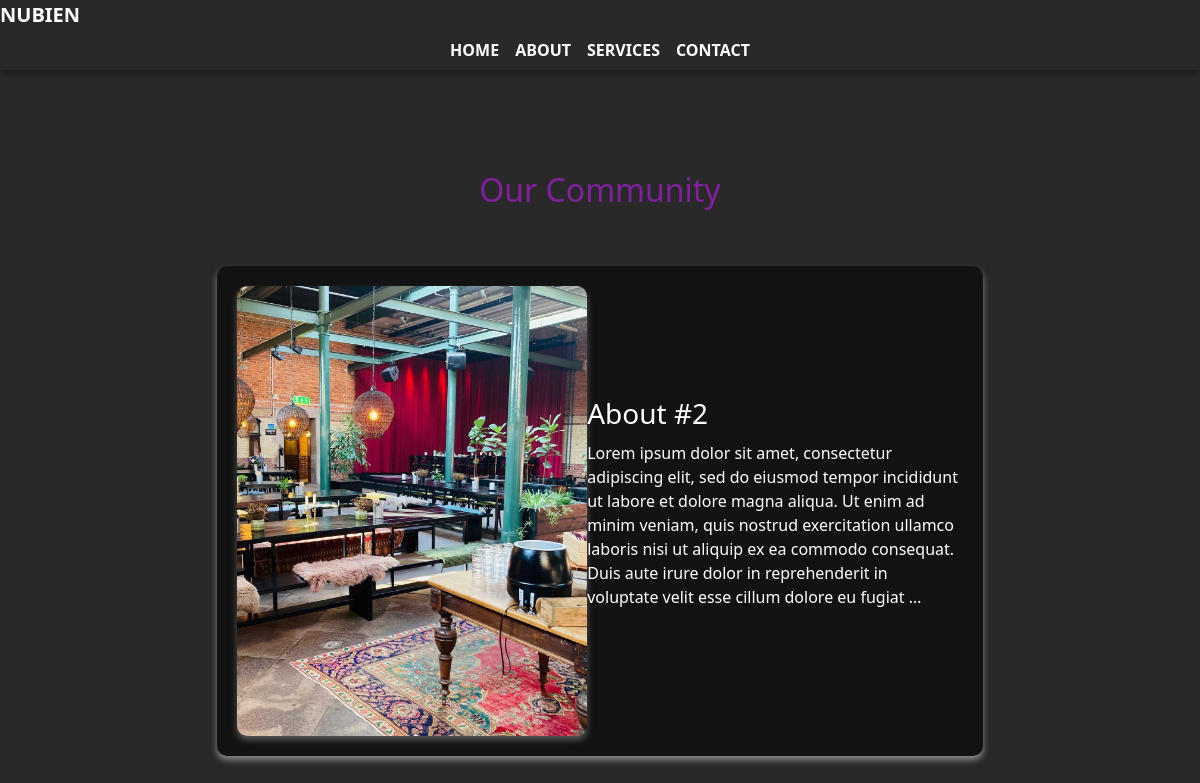
/about/7/, run on the app's committed database.
### nubien_blog/models.py (models this page shows, shortened)
class BlogPost(models.Model):
    category = models.ForeignKey(
        'Category',
        on_delete=models.SET_NULL,
        null=True,
        blank=True,
        related_name='blog_posts'
    )
    title = models.CharField(max_length=150)
    content = models.TextField()
    image = models.ImageField(upload_to='blog_images/', blank=True, null=True)
    alt_text = models.CharField(max_length=255, blank=True)
    created_at = models.DateTimeField(auto_now_add=True)
    updated_at = models.DateTimeField(auto_now=True)

### nubien_blog/views.py (the view)
# urls.py: path('about/', views.about, name='about'),  # About page
def about(request, id=None):
    home_content = HomePageContent.objects.first()  # Fetches the first content
    if id:
        blog_post = get_object_or_404(BlogPost, id=id)
        return render(request, 'about.html', {'home_content': home_content, 'blog_posts': [blog_post]})
    blog_posts = BlogPost.objects.all()
    return render(request, 'about.html', {'home_content': home_content, 'blog_posts': blog_posts})

### nubien_blog/templates/about.html (shortened to what this page needs)
{% load static %}
<!DOCTYPE html>
<html lang="en">
<head>
    <link href="https://cdn.jsdelivr.net/npm/bootstrap@5.0.1/dist/css/bootstrap.min.css" rel="stylesheet">
    <link rel="stylesheet" href="{% static 'css/about.css' %}">
    <link rel="stylesheet" href="{% static 'css/nav.css' %}">
</head>
<body>
    {% include 'nav.html' %}
<section class="blog-list">
    <h2>Our Community</h2>
    {% for blog in blog_posts %}
        <div class="blog-item">
            <div class="blog-content">
                <div class="blog-text">
                    <h3>{{ blog.title }}</h3>
                    <p>{{ blog.content|truncatewords:50 }}</p>
                </div>
                {% if blog.image %}
                    <div class="blog-image">
                        <img src="{{ blog.image.url }}" alt="{{ blog.title }}">
                    </div>
                {% endif %}
            </div>
        </div>
    {% empty %}
        <p>No blog posts available.</p>
    {% endfor %}
</section>
</body>
</html>

### static/css/about.css (style rules this page uses)
* { margin: 0; padding: 0; border: none; }
h2 { margin-top: auto; padding-top: 7%; color: #81209c; text-align: center; }
body { background-color: #2a2929; }
img { width: 350px; height: 450px; object-fit: cover; border-radius: 10px; box-shadow: 0 4px 6px rgba(223, 211, 211, 0.3); }
html, body { height: 100%; }
.blog-list { display: flex; flex-direction: column; gap: 3rem; padding: 20px; justify-content: center; }
.blog-item { display: flex; flex-direction: row; gap: 2rem; padding: 20px; background: #121212; color: white; border-radius: 10px; box-shadow: 0 4px 6px rgba(236, 231, 231, 0.5); width: 66%; max-width: 1200px; margin: 0 auto; }
.blog-content { display: flex; flex-direction: row; align-items: center; justify-content: space-between; width: 100%; }
.blog-text { flex: 1; }
.blog-image { width: 350px; height: 450px; }
.blog-item .blog-image img { width: 100%; height: 100%; object-fit: cover; border-radius: 10px; box-shadow: 0 4px 6px rgba(251, 251, 251, 0.3); }
.blog-list .blog-item:nth-child(even) .blog-content { flex-direction: row-reverse; }
.blog-text h3 { font-size: 1.75rem; margin-bottom: 10px; }
.blog-text p { font-size: 1rem; margin-bottom: 15px; }

### data on the page
BlogPost: title "About #2", content "Lorem ipsum dolor sit amet, consectetur adipiscing elit, sed do eiusmod tempor incididunt ut labore et dolore magna aliqua. Ut enim ad minim veniam, quis nostrud exercitation ullamco laboris nisi ut aliquip ex ea commodo consequat. Duis aute irure dolor in reprehenderit in voluptate velit esse cillum dolore eu fugiat …", image (picture)
